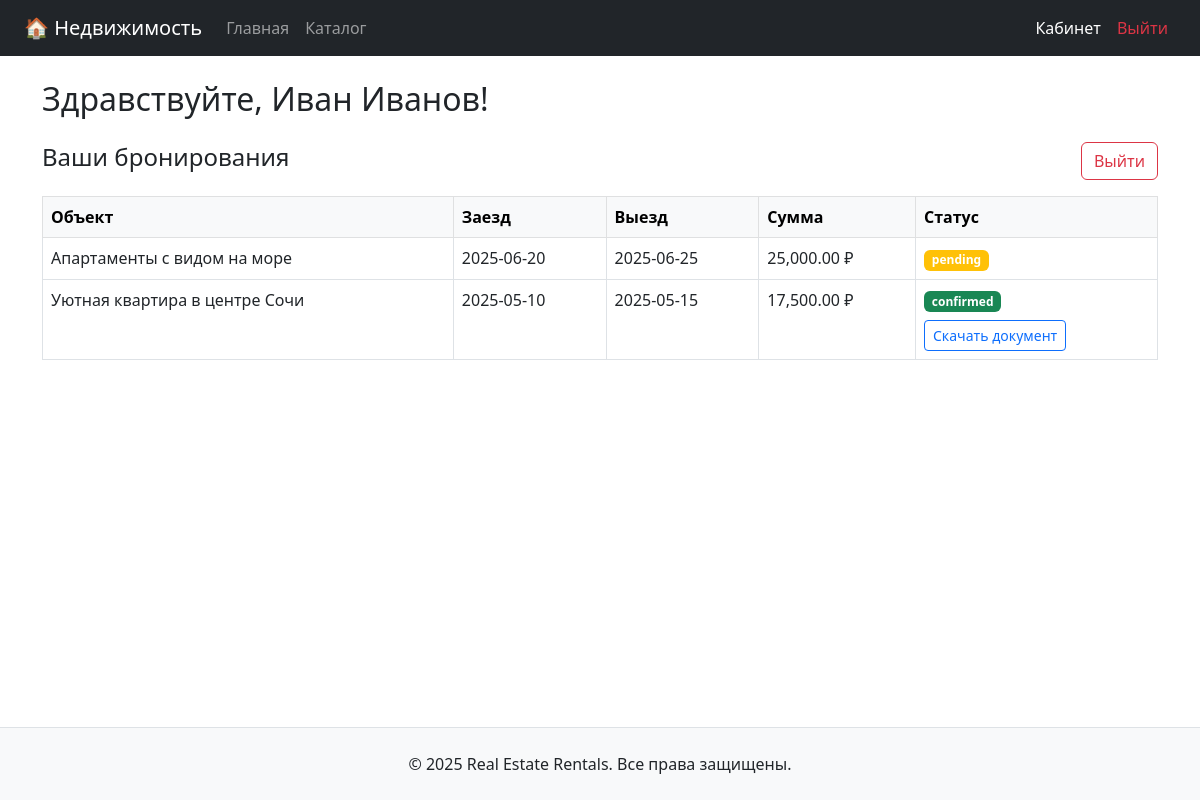
The page /user/dashboard.php (signed in) on the database its author committed.
### tables this page shows
CREATE TABLE `bookings` (
  `id` int(11) NOT NULL,
  `user_id` int(11) NOT NULL,
  `property_id` int(11) NOT NULL,
  `check_in` date NOT NULL,
  `check_out` date NOT NULL,
  `total_price` decimal(10,2) NOT NULL,
  `status` enum('pending','confirmed','cancelled','completed') DEFAULT 'pending',
  `created_at` datetime DEFAULT CURRENT_TIMESTAMP
);

CREATE TABLE `properties` (
  `id` int(11) NOT NULL,
  `owner_id` int(11) NOT NULL,
  `category_id` int(11) NOT NULL,
  `location_id` int(11) NOT NULL,
  `title` varchar(255) NOT NULL,
  `description` text,
  `price_per_day` decimal(10,2) NOT NULL,
  `max_guests` int(11) DEFAULT '1',
  `available_from` date DEFAULT NULL,
  `available_to` date DEFAULT NULL,
  `created_at` datetime DEFAULT CURRENT_TIMESTAMP,
  `is_active` tinyint(1) DEFAULT '1'
);

### auth.php (called while the page is built, shortened)
<?php
function getUser() {
    return $_SESSION['user'] ?? null;
}

### user/dashboard.php (the view, shortened to what this page needs)
<?php
require_once '../config.php';
require_once '../auth.php';
$user = getUser();
$stmt = $pdo->prepare("
    SELECT
        bookings.id,
        bookings.check_in,
        bookings.check_out,
        bookings.total_price,
        bookings.status,
        properties.title AS property_title
    FROM bookings
    JOIN properties ON bookings.property_id = properties.id
    WHERE bookings.user_id = ?
    ORDER BY bookings.check_in DESC
");
$stmt->execute([$user['id']]);
$bookings = $stmt->fetchAll();
require_once '../templates/header.php';
?>
<h2 class="mb-4">Здравствуйте, <?= htmlspecialchars($user['full_name']) ?>!</h2>
<div class="d-flex justify-content-between align-items-center mb-3">
    <h4>Ваши бронирования</h4>
    <a href="logout.php" class="btn btn-outline-danger">Выйти</a>
</div>
<?php if (empty($bookings)): ?>
    <div class="alert alert-info">У вас пока нет бронирований.</div>
<?php else: ?>
    <table class="table table-bordered table-hover">
        <thead class="table-light">
        <tr>
            <th>Объект</th>
            <th>Заезд</th>
            <th>Выезд</th>
            <th>Сумма</th>
            <th>Статус</th>
        </tr>
        </thead>
        <tbody>
        <?php foreach ($bookings as $booking): ?>
            <?php
            $badgeClass = match ($booking['status']) {
                'confirmed' => 'success',
                'cancelled' => 'danger',
                'completed' => 'secondary',
                default => 'warning'
            };
            ?>
            <tr>
                <td><?= htmlspecialchars($booking['property_title']) ?></td>
                <td><?= htmlspecialchars($booking['check_in']) ?></td>
                <td><?= htmlspecialchars($booking['check_out']) ?></td>
                <td><?= number_format($booking['total_price'], 2) ?> ₽</td>
                <td>
                    <span class="badge bg-<?= $badgeClass ?>"><?= $booking['status'] ?></span>
                    <?php if ($booking['status'] === 'confirmed'): ?>
                        <br>
                        <a href="/functions/download_booking.php?id=<?= $booking['id'] ?>" class="btn btn-sm btn-outline-primary mt-2">
                            Скачать документ
                        </a>
                    <?php endif; ?>
                </td>
            </tr>
        <?php endforeach; ?>
        </tbody>
    </table>
<?php endif; ?>
<?php require_once '../templates/footer.php'; ?>

### rows shown on the page
bookings: property.title "Апартаменты с видом на море", check_in "2025-06-20", check_out "2025-06-25", total_price "25,000.00", status "pending"
bookings: property.title "Уютная квартира в центре Сочи", check_in "2025-05-10", check_out "2025-05-15", total_price "17,500.00", status "confirmed"

### other values the page prints
$user['full_name'] "Иван Иванов"
